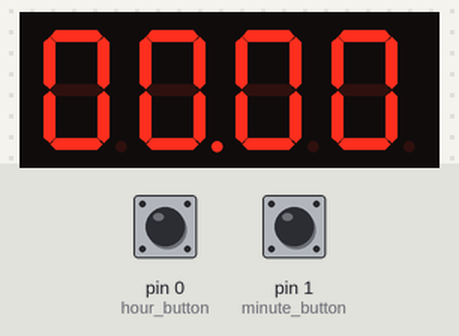
Bench run of a sketch on a simulated Arduino Uno, built with avr-gcc and run on an emulated ATmega328P. On the bench: 4-digit seven-segment display. Wiring (inferred from the names in the program): 4-digit 7-segment display, segments lit when HIGH: segments pin 6, pin 7, pin 8, pin 9, pin 10, pin 11, pin 12, pin 13; digit selects pin 5, pin 4, pin 3, pin 2. The test bench sets the inputs (shaded band); at power-on: pin 0 (hour_button) LOW, pin 1 (minute_button) LOW. The segment pins are drawn as the display they are named for.

Above: at 1.2 s.
1.3 s: pin 0 (hour_button) pulled HIGH for 1 s
At 3.0 s:
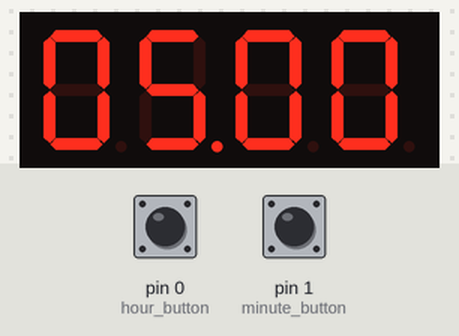
3.8 s: pin 1 (minute_button) pulled HIGH for 1 s
At 5.6 s:
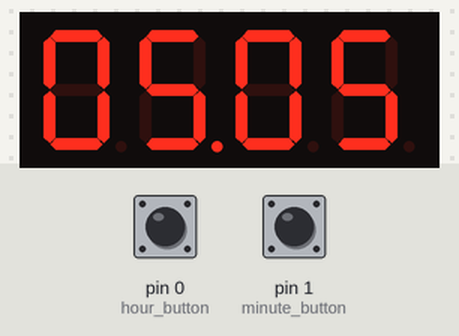
6.3 s: pin 0 (hour_button) pulled HIGH for 0.15 s
At 6.46 s:
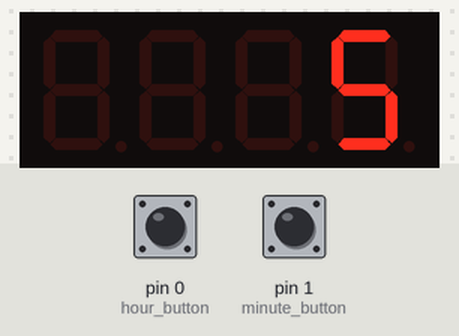
8.0 s: pin 1 (minute_button) pulled HIGH for 0.15 s
At 8.7 s:
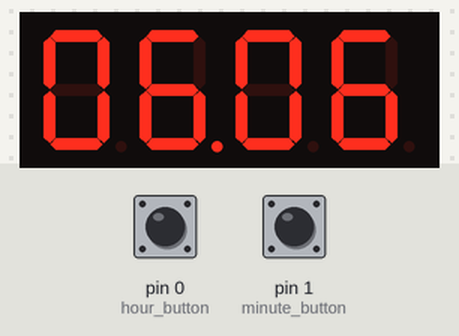
Timing chart, 0 to 10.7 s (numbered marks = the images above; inputs shaded):
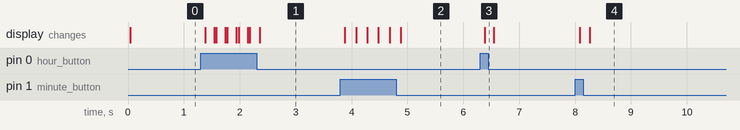

Measured:
- after the input at 1.3 s, the display: first changes after 0.08 s (image 1 shows a later state)
- after the input at 3.8 s, the display: first changes after 0.08 s (image 2 shows a later state)
- after the input at 6.3 s, the display: changes after 0.08 s (image 3)
- after the input at 8.0 s, the display: first changes after 0.08 s (image 4 shows a later state)

The sketch:

reloj2.ino
```cpp
#include <Arduino.h>

int hour = 0;
int minutes = 0;
unsigned long now = 0;
int hour_L = 0;
int hour_R = 0;
int minutes_L = 0;
int minutes_R = 0;

// Buttons
int hour_button = 0;
int minute_button = 1;
int hour_button_pressed = 0;
int minute_button_pressed = 1;

//Number pins
int D1 = 5;
int D2 = 4;
int D3 = 3;
int D4 = 2;

//Segment pins
int A = 6;
int B = 7;
int C = 8;
int D = 9;
int E = 10;
int F = 11;
int G = 12;
int DOT = 13;


void readButton(){
  hour_button_pressed = digitalRead(hour_button);
  minute_button_pressed = digitalRead(minute_button);
}


//SELECT DIGIT TO PRINT
void print_D1(){
  digitalWrite(D1, LOW);
  digitalWrite(D2, HIGH);
  digitalWrite(D3, HIGH);
  digitalWrite(D4, HIGH);
  digitalWrite(DOT, LOW);
}

void print_D2(){
  digitalWrite(D1, HIGH);
  digitalWrite(D2, LOW);
  digitalWrite(D3, HIGH);
  digitalWrite(D4, HIGH);
  digitalWrite(DOT, HIGH);
}

void print_D3(){
  digitalWrite(D1, HIGH);
  digitalWrite(D2, HIGH);
  digitalWrite(D3, LOW);
  digitalWrite(D4, HIGH);
  digitalWrite(DOT, LOW);
}

void print_D4(){
  digitalWrite(D1, HIGH);
  digitalWrite(D2, HIGH);
  digitalWrite(D3, HIGH);
  digitalWrite(D4, LOW);
  digitalWrite(DOT, LOW);
}

//PRINT NUMBERS
void print_0() // writing 0
{
  digitalWrite(A, HIGH);
  digitalWrite(B, HIGH);
  digitalWrite(C, HIGH);
  digitalWrite(D, HIGH);
  digitalWrite(E, HIGH);
  digitalWrite(F, HIGH);
  digitalWrite(G, LOW);
  // digitalWrite(DOT, LOW);
}

void print_1() // writing 1
{
  digitalWrite(A, LOW);
  digitalWrite(B, HIGH);
  digitalWrite(C, HIGH);
  digitalWrite(D, LOW);
  digitalWrite(E, LOW);
  digitalWrite(F, LOW);
  digitalWrite(G, LOW);
  // digitalWrite(DOT, LOW);
}

void print_2() // writing 2
{
  digitalWrite(A, HIGH);
  digitalWrite(B, HIGH);
  digitalWrite(C, LOW);
  digitalWrite(D, HIGH);
  digitalWrite(E, HIGH);
  digitalWrite(F, LOW);
  digitalWrite(G, HIGH);
  // digitalWrite(DOT, LOW);
}

void print_3() // writing 3
{
  digitalWrite(A, HIGH);
  digitalWrite(B, HIGH);
  digitalWrite(C, HIGH);
  digitalWrite(D, HIGH);
  digitalWrite(E, LOW);
  digitalWrite(F, LOW);
  digitalWrite(G, HIGH);
  // digitalWrite(DOT, LOW);
}

void print_4() // writing 4
{
  digitalWrite(A, LOW);
  digitalWrite(B, HIGH);
  digitalWrite(C, HIGH);
  digitalWrite(D, LOW);
  digitalWrite(E, LOW);
  digitalWrite(F, HIGH);
  digitalWrite(G, HIGH);
  // digitalWrite(DOT, LOW);
}

void print_5() // writing 5
{
  digitalWrite(A, HIGH);
  digitalWrite(B, LOW);
  digitalWrite(C, HIGH);
  digitalWrite(D, HIGH);
  digitalWrite(E, LOW);
  digitalWrite(F, HIGH);
  digitalWrite(G, HIGH);
  // digitalWrite(DOT, LOW);
}

void print_6() // writing 6
{
  digitalWrite(A, HIGH);
  digitalWrite(B, LOW);
  digitalWrite(C, HIGH);
  digitalWrite(D, HIGH);
  digitalWrite(E, HIGH);
  digitalWrite(F, HIGH);
  digitalWrite(G, HIGH);
  // digitalWrite(DOT, LOW);
}

void print_7() // writing 7
{
  digitalWrite(A, HIGH);
  digitalWrite(B, HIGH);
  digitalWrite(C, HIGH);
  digitalWrite(D, LOW);
  digitalWrite(E, LOW);
  digitalWrite(F, LOW);
  digitalWrite(G, LOW);
  // digitalWrite(DOT, LOW);
}

void print_8() // writing 8
{
  digitalWrite(A, HIGH);
  digitalWrite(B, HIGH);
  digitalWrite(C, HIGH);
  digitalWrite(D, HIGH);
  digitalWrite(E, HIGH);
  digitalWrite(F, HIGH);
  digitalWrite(G, HIGH);
  // digitalWrite(DOT, LOW);
}

void print_9() // writing 9
{
  digitalWrite(A, HIGH);
  digitalWrite(B, HIGH);
  digitalWrite(C, HIGH);
  digitalWrite(D, HIGH);
  digitalWrite(E, LOW);
  digitalWrite(F, HIGH);
  digitalWrite(G, HIGH);
  // digitalWrite(DOT, LOW);
}


void printTime(){
  hour_R = hour%10;
  hour_L = hour/10;
  minutes_R = minutes%10;
  minutes_L = minutes/10;

if(hour == 0 && minutes == 0){
    // Print 00:00
  print_D1();
  print_0();
  delay(1);
  print_D2();
  print_0();
  delay(1);
  print_D3();
  print_0();
  delay(1);
  print_D4();
  print_0();
  delay(1);
}

// Print Digit 1
switch (hour_L)
{
  case 0:
    print_D1();
    print_0();
    delay(1);
    break;
  case 1:
    print_D1();
    print_1();
    delay(1);
    break;
  case 2:
    print_D1();
    print_2();
    delay(1);
    break;
default:
  break;
}


// Print Digit 2
  switch (hour_R)
  {
  case 0:
    print_D2();
    print_0();
    delay(1);
    break;
  case 1:
    print_D2();
    print_1();
    delay(1);
    break;
  case 2:
    print_D2();
    print_2();
    delay(1);
    break;
  case 3:
    print_D2();
    print_3();
    delay(1);
    break;
  case 4:
    print_D2();
    print_4();
    delay(1);
    break;
  case 5:
    print_D2();
    print_5();
    delay(1);
    break;
  case 6:
    print_D2();
    print_6();
    delay(1);
    break;
  case 7:
    print_D2();
    print_7();
    delay(1);
    break;
  case 8:
    print_D2();
    print_8();
    delay(1);
    break;
  case 9:
    print_D2();
    print_9();
    delay(1);
    break;
  default:
    break;
  }

// Print Digit 3
switch (minutes_L)
{
  case 0:
    print_D3();
    print_0();
    delay(1);
    break;
  case 1:
    print_D3();
    print_1();
    delay(1);
    break;
  case 2:
    print_D3();
    print_2();
    delay(1);
    break;
  case 3:
    print_D3();
    print_3();
    delay(1);
    break;
  case 4:
    print_D3();
    print_4();
    delay(1);
    break;
  case 5:
    print_D3();
    print_5();
    delay(1);
    break;
default:
  break;
}

// Print Digit 4
switch (minutes_R)
{
  case 0:
    print_D4();
    print_0();
    delay(1);
    break;
  case 1:
    print_D4();
    print_1();
    delay(1);
    break;
  case 2:
    print_D4();
    print_2();
    delay(1);
    break;
  case 3:
    print_D4();
    print_3();
    delay(1);
    break;
  case 4:
    print_D4();
    print_4();
    delay(1);
    break;
  case 5:
    print_D4();
    print_5();
    delay(1);
    break;
  case 6:
    print_D4();
    print_6();
    delay(1);
    break;
  case 7:
    print_D4();
    print_7();
    delay(1);
    break;
  case 8:
    print_D4();
    print_8();
    delay(1);
    break;
  case 9:
    print_D4();
    print_9();
    delay(1);
    break;
default:
  break;
}

}

void setup(){
  pinMode(13, OUTPUT);
  pinMode(12, OUTPUT);
  pinMode(11, OUTPUT);
  pinMode(10, OUTPUT);
  pinMode(9, OUTPUT);
  pinMode(8, OUTPUT);
  pinMode(7, OUTPUT);
  pinMode(6, OUTPUT);
  pinMode(5, OUTPUT);
  pinMode(4, OUTPUT);
  pinMode(3, OUTPUT);
  pinMode(2, OUTPUT);

  pinMode(hour_button, INPUT);
  pinMode(minute_button, INPUT);
}

void loop(){
  readButton();
  // Set hours
  if(hour_button_pressed == HIGH){
    if(hour < 23){
      hour ++;
    }else{
      hour = 0;
    }
    delay(200);
  }

  // Set minutes
  if(minute_button_pressed == HIGH){
    if(minutes < 60){
      minutes ++;
    }
    if(minutes == 60 && hour < 23){
      hour ++;
      minutes = 0;
    }
    if(minutes == 60 && hour >= 23){
      hour = 0;
      minutes = 0;
    }
    delay(200);
  }

  // Increase time each minute
  if(millis() > now + 60000){//each minute
    now = millis();
    if(minutes < 60){
      minutes ++;
    }
    if(minutes == 60 && hour < 23){
      hour ++;
      minutes = 0;
    }
    if(minutes == 60 && hour >= 23){
      hour = 0;
      minutes = 0;
    }

  }
  printTime();
}
```
